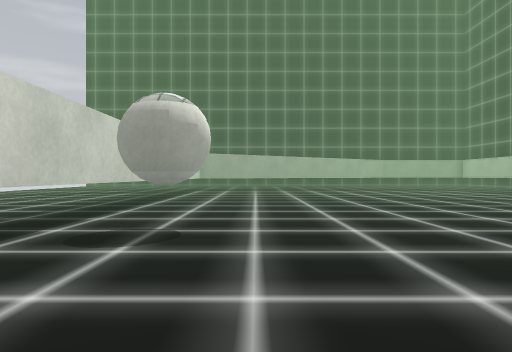
view 1 (above)

18 first-person views from a walk through a scene from a Unity 3-D project. The camera is 0.59 m above the floor, looks level and sees 70° across. The floor is counted in squares, 1 m on a side. Each view is taken from the middle of a square. On the plan, view 1 faces up. The plan holds only what a view shows up to about 10 squares ahead; the rest is blank. The place goes on beyond the plan. Some surface patterns are stand-ins.

view 2
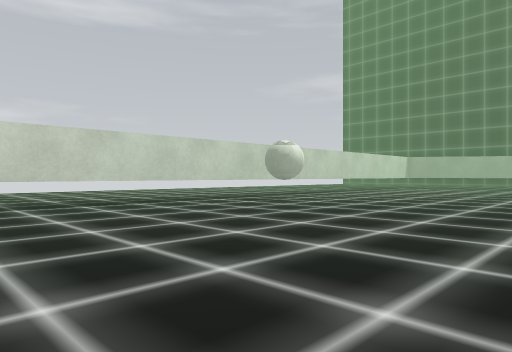

view 3
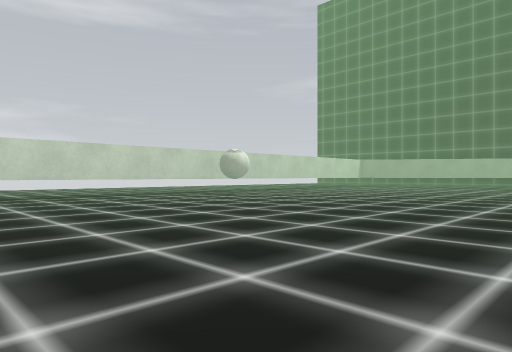

view 4
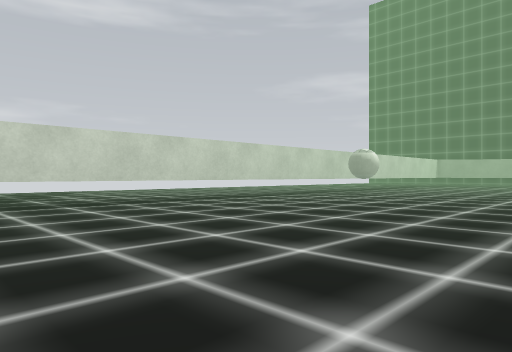

view 5
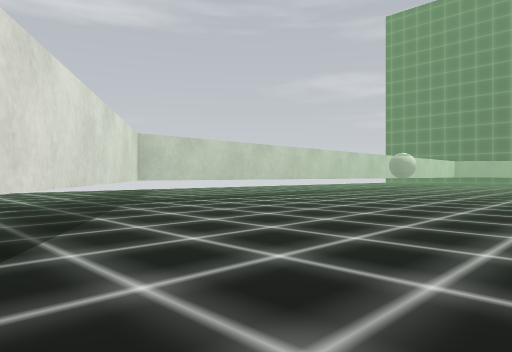

view 6
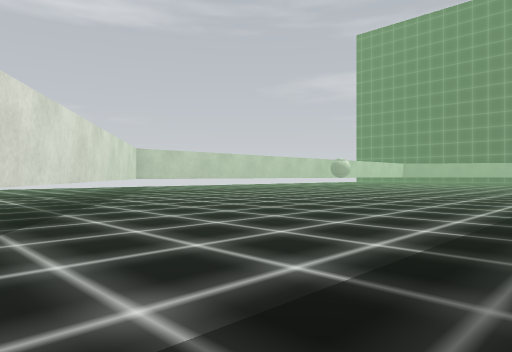

view 7
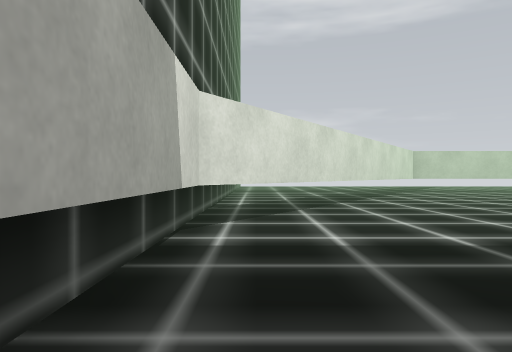

view 8
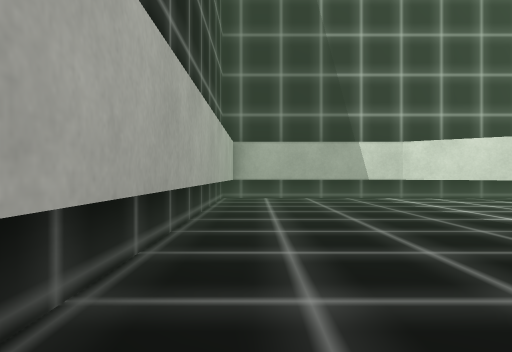

view 9
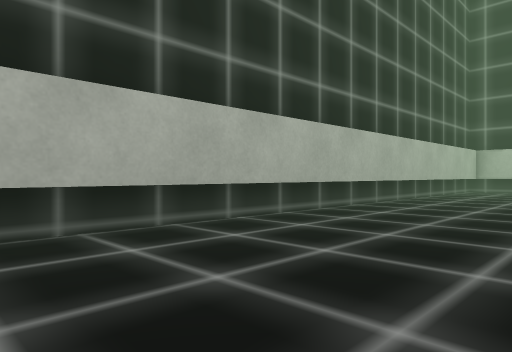

view 10
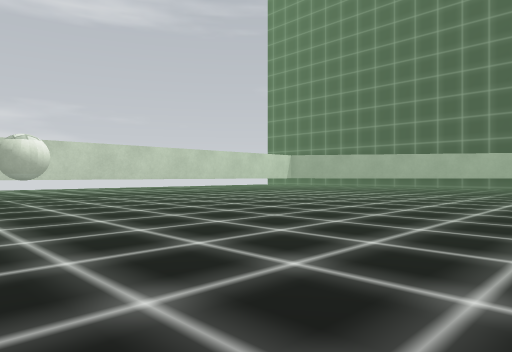

view 11
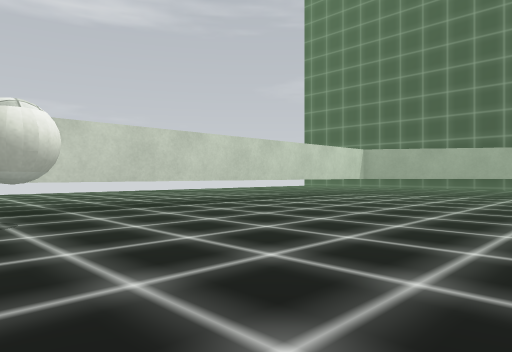

view 12
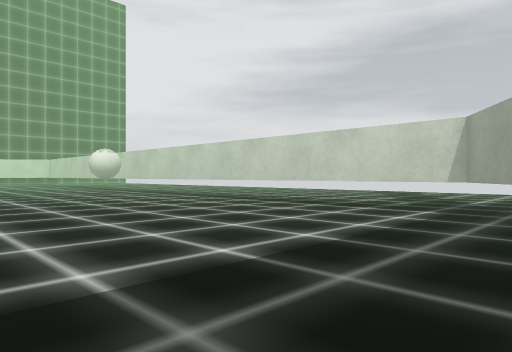

view 13
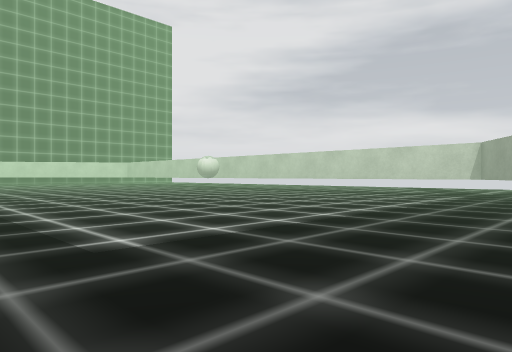

view 14
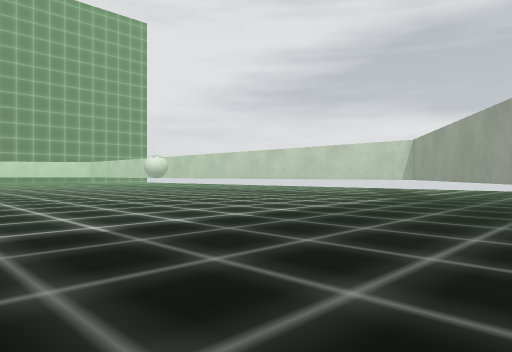

view 15
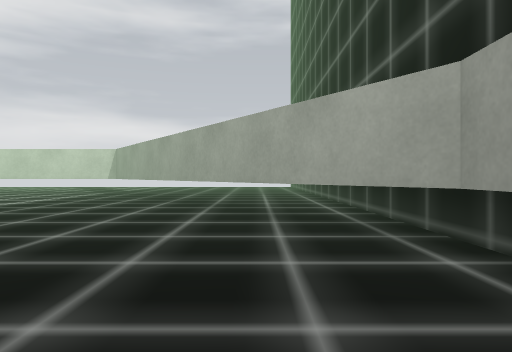

view 16
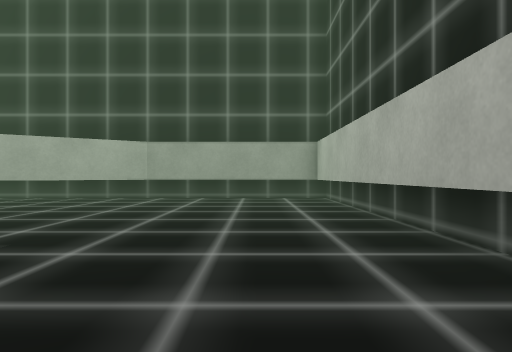

view 17
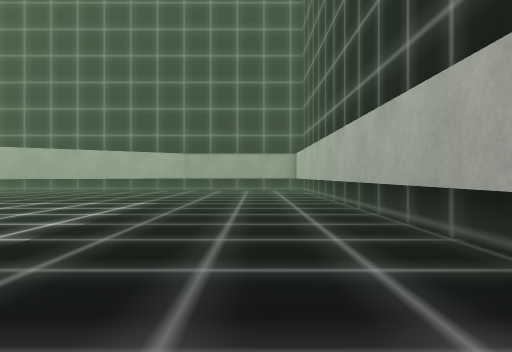

view 18
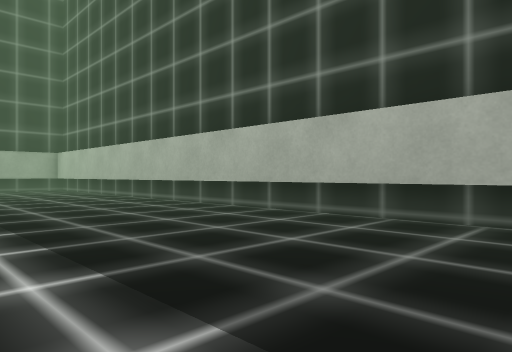

### Floor plan
Points are (right, up) in squares from view 1. A wall is a line through its corners. A room is listed if a view was taken in it or the views show most of it. See-through windows are left out.
Room 1 (views 1, 2, 3, 4, 5, 6, 7, 8, 9, 10, 11, 12, 13, 14, 15, 16, 17, 18)
walls: (11.6, 5.8) (11.6, 20.6) (7.1, 20.6) (-2.2, 14.3) (-2.2, -6.3) (7.1, -12.6) (11.6, -12.6); (11.6, -12.2) (11.6, 1.4)
low walls: (11.9, 5.8) (11.9, 20.6); (11.9, -9.8) (11.9, 1.4); (11.9, -10.4) (11.9, -9.9); (4, -12.9) (12, -12.9); (12, 20.9) (3, 20.9)
objects: other object (-1, 4)

Where each view was taken, in squares from view 1:
view 1: 0 up, 0 right, facing up
view 2: 3 down, 5 right, facing up-left
view 3: 4 down, 8 right, facing up-left
view 4: 7 down, 5 right, facing up-left
view 5: 10 down, 5 right, facing up-left
view 6: 12 down, 9 right, facing up-left
view 7: 12 down, 11 right, facing left
view 8: 3 down, 11 right, facing down
view 9: 2 up, 8 right, facing down-right
view 10: 2 up, 8 right, facing up-left
view 11: 3 up, 4 right, facing up-left
view 12: 16 up, 4 right, facing down-left
view 13: 17 up, 9 right, facing down-left
view 14: 18 up, 7 right, facing down-left
view 15: 19 up, 10 right, facing left
view 16: 11 up, 10 right, facing up
view 17: 6 up, 10 right, facing up
view 18: 5 up, 7 right, facing up-right
